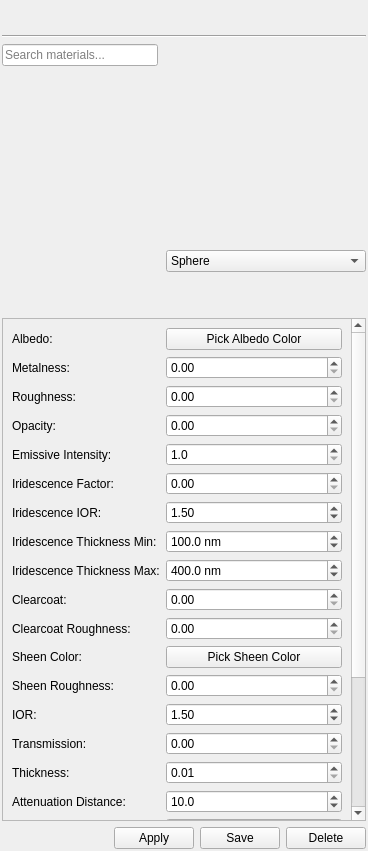
<?xml version="1.0" encoding="UTF-8"?>
<ui version="4.0">
 <author>N. Sharjith</author>
 <class>MaterialEditorPanel</class>
 <widget class="QWidget" name="MaterialEditorPanel">
  <property name="geometry">
   <rect>
    <x>0</x>
    <y>0</y>
    <width>368</width>
    <height>851</height>
   </rect>
  </property>
  <property name="sizePolicy">
   <sizepolicy hsizetype="Expanding" vsizetype="Expanding">
    <horstretch>0</horstretch>
    <verstretch>0</verstretch>
   </sizepolicy>
  </property>
  <property name="windowTitle">
   <string>Material Editor</string>
  </property>
  <layout class="QVBoxLayout" name="mainLayout">
   <property name="leftMargin">
    <number>2</number>
   </property>
   <property name="topMargin">
    <number>2</number>
   </property>
   <property name="rightMargin">
    <number>2</number>
   </property>
   <property name="bottomMargin">
    <number>2</number>
   </property>
   <item>
    <layout class="QHBoxLayout" name="toolbarLayout">
     <property name="spacing">
      <number>4</number>
     </property>
     <property name="leftMargin">
      <number>2</number>
     </property>
     <property name="topMargin">
      <number>2</number>
     </property>
     <property name="rightMargin">
      <number>2</number>
     </property>
     <property name="bottomMargin">
      <number>2</number>
     </property>
     <item>
      <widget class="QToolButton" name="detachButton">
       <property name="toolTip">
        <string>Detach from panel</string>
       </property>
       <property name="icon">
        <iconset resource="../ModelViewer.qrc">
         <normaloff>:/icons/res/detach.png</normaloff>:/icons/res/detach.png</iconset>
       </property>
       <property name="iconSize">
        <size>
         <width>16</width>
         <height>16</height>
        </size>
       </property>
       <property name="autoRaise">
        <bool>true</bool>
       </property>
      </widget>
     </item>
     <item>
      <spacer name="toolbarSpacer">
       <property name="orientation">
        <enum>Qt::Orientation::Horizontal</enum>
       </property>
       <property name="sizeHint" stdset="0">
        <size>
         <width>40</width>
         <height>20</height>
        </size>
       </property>
      </spacer>
     </item>
     <item>
      <spacer name="toolbarStretch">
       <property name="orientation">
        <enum>Qt::Orientation::Horizontal</enum>
       </property>
       <property name="sizeType">
        <enum>QSizePolicy::Policy::Expanding</enum>
       </property>
       <property name="sizeHint" stdset="0">
        <size>
         <width>40</width>
         <height>20</height>
        </size>
       </property>
      </spacer>
     </item>
    </layout>
   </item>
   <item>
    <widget class="QFrame" name="separator">
     <property name="frameShape">
      <enum>QFrame::Shape::HLine</enum>
     </property>
     <property name="frameShadow">
      <enum>QFrame::Shadow::Sunken</enum>
     </property>
    </widget>
   </item>
   <item>
    <layout class="QHBoxLayout" name="topLayout">
     <property name="spacing">
      <number>8</number>
     </property>
     <property name="leftMargin">
      <number>0</number>
     </property>
     <property name="topMargin">
      <number>0</number>
     </property>
     <property name="rightMargin">
      <number>0</number>
     </property>
     <property name="bottomMargin">
      <number>0</number>
     </property>
     <item>
      <layout class="QVBoxLayout" name="leftLayout">
       <property name="spacing">
        <number>6</number>
       </property>
       <property name="leftMargin">
        <number>0</number>
       </property>
       <property name="topMargin">
        <number>0</number>
       </property>
       <property name="rightMargin">
        <number>0</number>
       </property>
       <property name="bottomMargin">
        <number>0</number>
       </property>
       <item>
        <widget class="QLineEdit" name="searchEdit">
         <property name="sizePolicy">
          <sizepolicy hsizetype="Expanding" vsizetype="Fixed">
           <horstretch>0</horstretch>
           <verstretch>0</verstretch>
          </sizepolicy>
         </property>
         <property name="placeholderText">
          <string>Search materials...</string>
         </property>
         <property name="clearButtonEnabled">
          <bool>true</bool>
         </property>
        </widget>
       </item>
       <item>
        <widget class="MaterialLibraryWidget" name="treeWidget" native="true">
         <property name="sizePolicy">
          <sizepolicy hsizetype="Expanding" vsizetype="Expanding">
           <horstretch>0</horstretch>
           <verstretch>0</verstretch>
          </sizepolicy>
         </property>
        </widget>
       </item>
      </layout>
     </item>
     <item>
      <layout class="QVBoxLayout" name="previewLayout">
       <property name="spacing">
        <number>6</number>
       </property>
       <property name="leftMargin">
        <number>0</number>
       </property>
       <property name="topMargin">
        <number>0</number>
       </property>
       <property name="rightMargin">
        <number>0</number>
       </property>
       <property name="bottomMargin">
        <number>0</number>
       </property>
       <item alignment="Qt::AlignmentFlag::AlignTop">
        <widget class="MaterialPreviewWidget" name="previewWidget" native="true">
         <property name="sizePolicy">
          <sizepolicy hsizetype="Minimum" vsizetype="Minimum">
           <horstretch>0</horstretch>
           <verstretch>0</verstretch>
          </sizepolicy>
         </property>
         <property name="minimumSize">
          <size>
           <width>200</width>
           <height>200</height>
          </size>
         </property>
        </widget>
       </item>
       <item alignment="Qt::AlignmentFlag::AlignTop">
        <widget class="QComboBox" name="modelCombo">
         <item>
          <property name="text">
           <string>Sphere</string>
          </property>
         </item>
         <item>
          <property name="text">
           <string>Cube</string>
          </property>
         </item>
         <item>
          <property name="text">
           <string>Cylinder</string>
          </property>
         </item>
         <item>
          <property name="text">
           <string>Plane</string>
          </property>
         </item>
         <item>
          <property name="text">
           <string>Teapot</string>
          </property>
         </item>
        </widget>
       </item>
       <item>
        <spacer name="previewSpacer">
         <property name="orientation">
          <enum>Qt::Orientation::Vertical</enum>
         </property>
         <property name="sizeHint" stdset="0">
          <size>
           <width>20</width>
           <height>40</height>
          </size>
         </property>
        </spacer>
       </item>
      </layout>
     </item>
    </layout>
   </item>
   <item>
    <widget class="QScrollArea" name="propertiesScroll">
     <property name="sizePolicy">
      <sizepolicy hsizetype="Expanding" vsizetype="Expanding">
       <horstretch>0</horstretch>
       <verstretch>1</verstretch>
      </sizepolicy>
     </property>
     <property name="minimumSize">
      <size>
       <width>0</width>
       <height>350</height>
      </size>
     </property>
     <property name="widgetResizable">
      <bool>true</bool>
     </property>
     <widget class="QWidget" name="scrollContents">
      <property name="geometry">
       <rect>
        <x>0</x>
        <y>0</y>
        <width>355</width>
        <height>812</height>
       </rect>
      </property>
      <layout class="QFormLayout" name="formLayout">
       <item row="0" column="0">
        <widget class="QLabel" name="label_albedo">
         <property name="text">
          <string>Albedo:</string>
         </property>
        </widget>
       </item>
       <item row="0" column="1">
        <widget class="QPushButton" name="albedoButton">
         <property name="text">
          <string>Pick Albedo Color</string>
         </property>
        </widget>
       </item>
       <item row="1" column="0">
        <widget class="QLabel" name="label_metalness">
         <property name="text">
          <string>Metalness:</string>
         </property>
        </widget>
       </item>
       <item row="1" column="1">
        <widget class="QDoubleSpinBox" name="metalnessSpin">
         <property name="decimals">
          <number>2</number>
         </property>
         <property name="minimum">
          <double>0.000000000000000</double>
         </property>
         <property name="maximum">
          <double>1.000000000000000</double>
         </property>
         <property name="singleStep">
          <double>0.010000000000000</double>
         </property>
        </widget>
       </item>
       <item row="2" column="0">
        <widget class="QLabel" name="label_roughness">
         <property name="text">
          <string>Roughness:</string>
         </property>
        </widget>
       </item>
       <item row="2" column="1">
        <widget class="QDoubleSpinBox" name="roughnessSpin">
         <property name="decimals">
          <number>2</number>
         </property>
         <property name="minimum">
          <double>0.000000000000000</double>
         </property>
         <property name="maximum">
          <double>1.000000000000000</double>
         </property>
         <property name="singleStep">
          <double>0.010000000000000</double>
         </property>
        </widget>
       </item>
       <item row="3" column="0">
        <widget class="QLabel" name="label_opacity">
         <property name="text">
          <string>Opacity:</string>
         </property>
        </widget>
       </item>
       <item row="3" column="1">
        <widget class="QDoubleSpinBox" name="opacitySpin">
         <property name="decimals">
          <number>2</number>
         </property>
         <property name="minimum">
          <double>0.000000000000000</double>
         </property>
         <property name="maximum">
          <double>1.000000000000000</double>
         </property>
         <property name="singleStep">
          <double>0.010000000000000</double>
         </property>
        </widget>
       </item>
       <item row="4" column="0">
        <widget class="QLabel" name="label_emissive">
         <property name="text">
          <string>Emissive Intensity:</string>
         </property>
        </widget>
       </item>
       <item row="4" column="1">
        <widget class="QDoubleSpinBox" name="emissiveSpin">
         <property name="decimals">
          <number>1</number>
         </property>
         <property name="minimum">
          <double>1.000000000000000</double>
         </property>
         <property name="maximum">
          <double>10.000000000000000</double>
         </property>
         <property name="singleStep">
          <double>0.100000000000000</double>
         </property>
         <property name="value">
          <double>1.000000000000000</double>
         </property>
        </widget>
       </item>
       <item row="5" column="0">
        <widget class="QLabel" name="label_iridescence_factor">
         <property name="text">
          <string>Iridescence Factor:</string>
         </property>
        </widget>
       </item>
       <item row="5" column="1">
        <widget class="QDoubleSpinBox" name="iridescenceFactorSpin">
         <property name="decimals">
          <number>2</number>
         </property>
         <property name="minimum">
          <double>0.000000000000000</double>
         </property>
         <property name="maximum">
          <double>1.000000000000000</double>
         </property>
         <property name="singleStep">
          <double>0.010000000000000</double>
         </property>
         <property name="value">
          <double>0.000000000000000</double>
         </property>
        </widget>
       </item>
       <item row="6" column="0">
        <widget class="QLabel" name="label_iridescence_ior">
         <property name="text">
          <string>Iridescence IOR:</string>
         </property>
        </widget>
       </item>
       <item row="6" column="1">
        <widget class="QDoubleSpinBox" name="iridescenceIorSpin">
         <property name="decimals">
          <number>2</number>
         </property>
         <property name="minimum">
          <double>1.000000000000000</double>
         </property>
         <property name="maximum">
          <double>2.500000000000000</double>
         </property>
         <property name="singleStep">
          <double>0.010000000000000</double>
         </property>
         <property name="value">
          <double>1.500000000000000</double>
         </property>
        </widget>
       </item>
       <item row="7" column="0">
        <widget class="QLabel" name="label_iridescence_thickness_min">
         <property name="text">
          <string>Iridescence Thickness Min:</string>
         </property>
        </widget>
       </item>
       <item row="7" column="1">
        <widget class="QDoubleSpinBox" name="iridescenceThicknessMinSpin">
         <property name="suffix">
          <string> nm</string>
         </property>
         <property name="decimals">
          <number>1</number>
         </property>
         <property name="minimum">
          <double>0.000000000000000</double>
         </property>
         <property name="maximum">
          <double>500.000000000000000</double>
         </property>
         <property name="singleStep">
          <double>10.000000000000000</double>
         </property>
         <property name="value">
          <double>100.000000000000000</double>
         </property>
        </widget>
       </item>
       <item row="8" column="0">
        <widget class="QLabel" name="label_iridescence_thickness_max">
         <property name="text">
          <string>Iridescence Thickness Max:</string>
         </property>
        </widget>
       </item>
       <item row="8" column="1">
        <widget class="QDoubleSpinBox" name="iridescenceThicknessMaxSpin">
         <property name="suffix">
          <string> nm</string>
         </property>
         <property name="decimals">
          <number>1</number>
         </property>
         <property name="minimum">
          <double>50.000000000000000</double>
         </property>
         <property name="maximum">
          <double>1500.000000000000000</double>
         </property>
         <property name="singleStep">
          <double>10.000000000000000</double>
         </property>
         <property name="value">
          <double>400.000000000000000</double>
         </property>
        </widget>
       </item>
       <item row="9" column="0">
        <widget class="QLabel" name="label_clearcoat">
         <property name="text">
          <string>Clearcoat:</string>
         </property>
        </widget>
       </item>
       <item row="9" column="1">
        <widget class="QDoubleSpinBox" name="clearcoatSpin">
         <property name="decimals">
          <number>2</number>
         </property>
         <property name="minimum">
          <double>0.000000000000000</double>
         </property>
         <property name="maximum">
          <double>1.000000000000000</double>
         </property>
         <property name="singleStep">
          <double>0.010000000000000</double>
         </property>
         <property name="value">
          <double>0.000000000000000</double>
         </property>
        </widget>
       </item>
       <item row="10" column="0">
        <widget class="QLabel" name="label_clearcoat_roughness">
         <property name="text">
          <string>Clearcoat Roughness:</string>
         </property>
        </widget>
       </item>
       <item row="10" column="1">
        <widget class="QDoubleSpinBox" name="clearcoatRoughnessSpin">
         <property name="decimals">
          <number>2</number>
         </property>
         <property name="minimum">
          <double>0.000000000000000</double>
         </property>
         <property name="maximum">
          <double>1.000000000000000</double>
         </property>
         <property name="singleStep">
          <double>0.010000000000000</double>
         </property>
         <property name="value">
          <double>0.000000000000000</double>
         </property>
        </widget>
       </item>
       <item row="11" column="0">
        <widget class="QLabel" name="label_sheen_color">
         <property name="text">
          <string>Sheen Color:</string>
         </property>
        </widget>
       </item>
       <item row="11" column="1">
        <widget class="QPushButton" name="sheenColorButton">
         <property name="text">
          <string>Pick Sheen Color</string>
         </property>
        </widget>
       </item>
       <item row="12" column="0">
        <widget class="QLabel" name="label_sheen_roughness">
         <property name="text">
          <string>Sheen Roughness:</string>
         </property>
        </widget>
       </item>
       <item row="12" column="1">
        <widget class="QDoubleSpinBox" name="sheenRoughnessSpin">
         <property name="decimals">
          <number>2</number>
         </property>
         <property name="minimum">
          <double>0.000000000000000</double>
         </property>
         <property name="maximum">
          <double>1.000000000000000</double>
         </property>
         <property name="singleStep">
          <double>0.010000000000000</double>
         </property>
         <property name="value">
          <double>0.000000000000000</double>
         </property>
        </widget>
       </item>
       <item row="13" column="0">
        <widget class="QLabel" name="label_ior">
         <property name="text">
          <string>IOR:</string>
         </property>
        </widget>
       </item>
       <item row="13" column="1">
        <widget class="QDoubleSpinBox" name="iorSpin">
         <property name="decimals">
          <number>2</number>
         </property>
         <property name="minimum">
          <double>1.000000000000000</double>
         </property>
         <property name="maximum">
          <double>3.000000000000000</double>
         </property>
         <property name="singleStep">
          <double>0.010000000000000</double>
         </property>
         <property name="value">
          <double>1.500000000000000</double>
         </property>
        </widget>
       </item>
       <item row="14" column="0">
        <widget class="QLabel" name="label_transmission">
         <property name="text">
          <string>Transmission:</string>
         </property>
        </widget>
       </item>
       <item row="14" column="1">
        <widget class="QDoubleSpinBox" name="transmissionSpin">
         <property name="decimals">
          <number>2</number>
         </property>
         <property name="minimum">
          <double>0.000000000000000</double>
         </property>
         <property name="maximum">
          <double>1.000000000000000</double>
         </property>
         <property name="singleStep">
          <double>0.010000000000000</double>
         </property>
         <property name="value">
          <double>0.000000000000000</double>
         </property>
        </widget>
       </item>
       <item row="15" column="0">
        <widget class="QLabel" name="label_thickness">
         <property name="text">
          <string>Thickness:</string>
         </property>
        </widget>
       </item>
       <item row="15" column="1">
        <widget class="QDoubleSpinBox" name="thicknessSpin">
         <property name="decimals">
          <number>2</number>
         </property>
         <property name="minimum">
          <double>0.010000000000000</double>
         </property>
         <property name="maximum">
          <double>10.000000000000000</double>
         </property>
         <property name="singleStep">
          <double>0.100000000000000</double>
         </property>
         <property name="value">
          <double>0.010000000000000</double>
         </property>
        </widget>
       </item>
       <item row="16" column="0">
        <widget class="QLabel" name="label_attenuation_distance">
         <property name="text">
          <string>Attenuation Distance:</string>
         </property>
        </widget>
       </item>
       <item row="16" column="1">
        <widget class="QDoubleSpinBox" name="attenuationDistanceSpin">
         <property name="decimals">
          <number>1</number>
         </property>
         <property name="minimum">
          <double>0.000000000000000</double>
         </property>
         <property name="maximum">
          <double>100.000000000000000</double>
         </property>
         <property name="singleStep">
          <double>0.100000000000000</double>
         </property>
         <property name="value">
          <double>10.000000000000000</double>
         </property>
        </widget>
       </item>
       <item row="17" column="0">
        <widget class="QLabel" name="label_attenuation_color">
         <property name="text">
          <string>Attenuation Color:</string>
         </property>
        </widget>
       </item>
       <item row="17" column="1">
        <widget class="QPushButton" name="attenuationColorButton">
         <property name="text">
          <string>Pick Attenuation Color</string>
         </property>
        </widget>
       </item>
       <item row="18" column="0">
        <widget class="QLabel" name="label_dispersion">
         <property name="text">
          <string>Dispersion:</string>
         </property>
        </widget>
       </item>
       <item row="18" column="1">
        <widget class="QDoubleSpinBox" name="dispersionSpin">
         <property name="decimals">
          <number>2</number>
         </property>
         <property name="minimum">
          <double>0.000000000000000</double>
         </property>
         <property name="maximum">
          <double>1.000000000000000</double>
         </property>
         <property name="singleStep">
          <double>0.010000000000000</double>
         </property>
         <property name="value">
          <double>0.000000000000000</double>
         </property>
        </widget>
       </item>
       <item row="19" column="0">
        <widget class="QLabel" name="label_alpha_threshold">
         <property name="text">
          <string>Alpha Threshold:</string>
         </property>
        </widget>
       </item>
       <item row="19" column="1">
        <widget class="QDoubleSpinBox" name="alphaThresholdSpin">
         <property name="decimals">
          <number>2</number>
         </property>
         <property name="minimum">
          <double>0.000000000000000</double>
         </property>
         <property name="maximum">
          <double>1.000000000000000</double>
         </property>
         <property name="singleStep">
          <double>0.010000000000000</double>
         </property>
         <property name="value">
          <double>0.500000000000000</double>
         </property>
        </widget>
       </item>
       <item row="20" column="0">
        <widget class="QLabel" name="label_shading_model">
         <property name="text">
          <string>Shading Model:</string>
         </property>
        </widget>
       </item>
       <item row="20" column="1">
        <widget class="QComboBox" name="shadingCombo">
         <item>
          <property name="text">
           <string>Unlit</string>
          </property>
         </item>
         <item>
          <property name="text">
           <string>Blinn-Phong</string>
          </property>
         </item>
         <item>
          <property name="text">
           <string>PBR</string>
          </property>
         </item>
         <item>
          <property name="text">
           <string>Toon</string>
          </property>
         </item>
        </widget>
       </item>
       <item row="21" column="0">
        <widget class="QLabel" name="label_blend_mode">
         <property name="text">
          <string>Blend Mode:</string>
         </property>
        </widget>
       </item>
       <item row="21" column="1">
        <widget class="QComboBox" name="blendCombo">
         <item>
          <property name="text">
           <string>Opaque</string>
          </property>
         </item>
         <item>
          <property name="text">
           <string>Masked</string>
          </property>
         </item>
         <item>
          <property name="text">
           <string>Alpha</string>
          </property>
         </item>
         <item>
          <property name="text">
           <string>Additive</string>
          </property>
         </item>
         <item>
          <property name="text">
           <string>Multiply</string>
          </property>
         </item>
        </widget>
       </item>
       <item row="22" column="0">
        <widget class="QLabel" name="label_two_sided">
         <property name="text">
          <string>Two-Sided:</string>
         </property>
        </widget>
       </item>
       <item row="22" column="1">
        <widget class="QCheckBox" name="twoSidedCheck">
         <property name="checked">
          <bool>true</bool>
         </property>
        </widget>
       </item>
       <item row="23" column="0">
        <widget class="QLabel" name="label_wireframe">
         <property name="text">
          <string>Wireframe:</string>
         </property>
        </widget>
       </item>
       <item row="23" column="1">
        <widget class="QCheckBox" name="wireframeCheck"/>
       </item>
      </layout>
     </widget>
    </widget>
   </item>
   <item>
    <layout class="QHBoxLayout" name="buttonLayout">
     <item>
      <spacer name="buttonStretch">
       <property name="orientation">
        <enum>Qt::Orientation::Horizontal</enum>
       </property>
       <property name="sizeType">
        <enum>QSizePolicy::Policy::Expanding</enum>
       </property>
       <property name="sizeHint" stdset="0">
        <size>
         <width>40</width>
         <height>20</height>
        </size>
       </property>
      </spacer>
     </item>
     <item>
      <widget class="QPushButton" name="applyButton">
       <property name="text">
        <string>Apply</string>
       </property>
      </widget>
     </item>
     <item>
      <widget class="QPushButton" name="saveButton">
       <property name="text">
        <string>Save</string>
       </property>
      </widget>
     </item>
     <item>
      <widget class="QPushButton" name="deleteButton">
       <property name="text">
        <string>Delete</string>
       </property>
      </widget>
     </item>
    </layout>
   </item>
  </layout>
 </widget>
 <customwidgets>
  <customwidget>
   <class>MaterialLibraryWidget</class>
   <extends>QWidget</extends>
   <header>MaterialLibraryWidget.h</header>
  </customwidget>
  <customwidget>
   <class>MaterialPreviewWidget</class>
   <extends>QWidget</extends>
   <header>MaterialPreviewWidget.h</header>
  </customwidget>
 </customwidgets>
 <resources>
  <include location="../ModelViewer.qrc"/>
 </resources>
 <connections/>
</ui>
